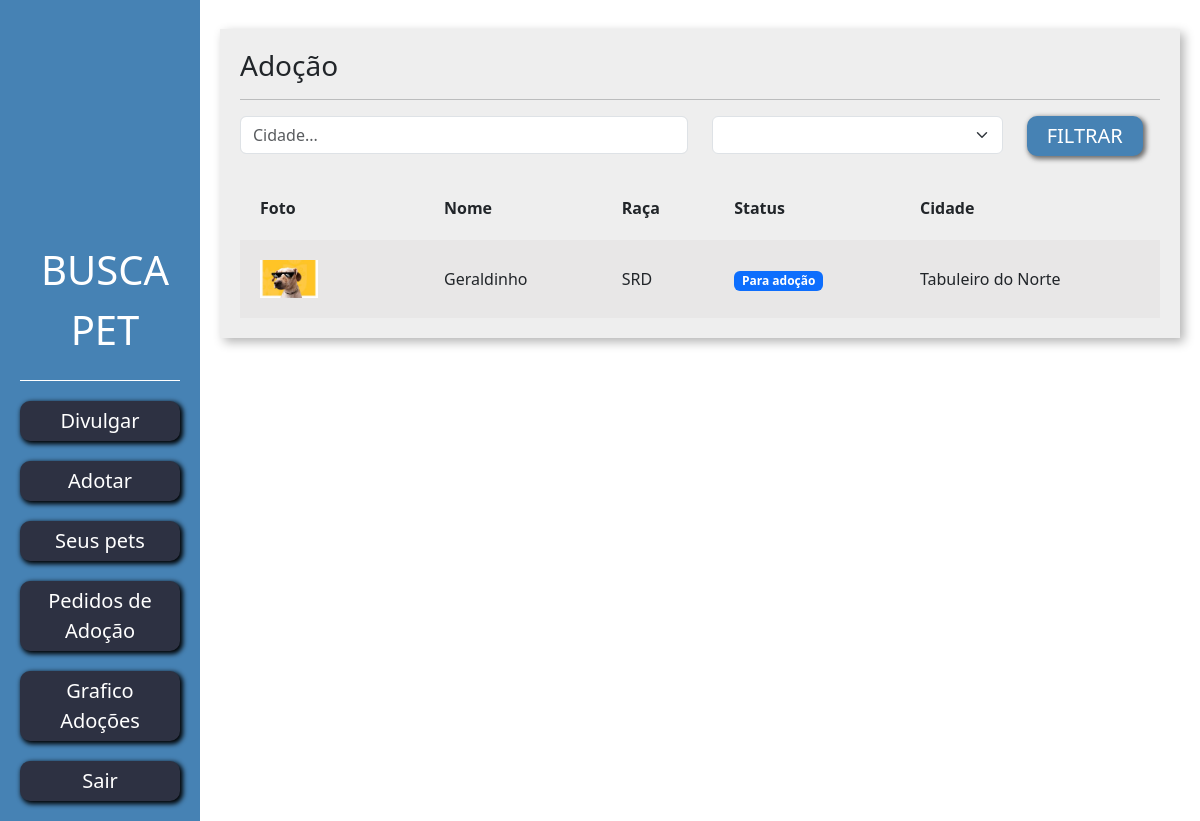
Screenshot of /adotar/ with the database file from the repository.
### divulgar/models.py (models this page shows, shortened)
class Pet(models.Model):
    choices_status = (('P', 'Para adoção'), ('A', 'Adotado'), ('E', 'Em adoção'))
    usuario = models.ForeignKey(User, on_delete=models.DO_NOTHING)
    foto = models.ImageField(upload_to="fotos_pets")
    nome = models.CharField(max_length=100)
    descricao = models.TextField()
    estado = models.CharField(max_length=50)
    cidade = models.CharField(max_length=50)
    telefone = models.CharField(max_length=16)
    tags = models.ManyToManyField(Tag)
    raca = models.ForeignKey(Raca, on_delete=models.DO_NOTHING)
    status = models.CharField(max_length=1, choices=choices_status, default='P')

class Raca(models.Model):
    raca = models.CharField(max_length=50)
    def __str__(self):
        return self.raca

### adotar/views.py (the view)
# urls.py: path('', views.listar_pets, name="listar_pets"),
def listar_pets(request):
    if request.method == "GET":
        pets = Pet.objects.filter(status="P")
        cidade = request.GET.get('cidade')
        raca_filter = request.GET.get('raca')
        if cidade:
            pets = pets.filter(cidade__icontains=cidade)
        if raca_filter:
            raca__id=raca_filter
        return render(request, 'listar_pets.html', {'pets': pets})

### adotar/templates/listar_pets.html (shortened to what this page needs)
{% load static %}
<!doctype html>
<html lang="pt-BR">
    <head>
    <link href="https://cdn.jsdelivr.net/npm/bootstrap@5.3.0-alpha1/dist/css/bootstrap.min.css" rel="stylesheet">
    <link href="{% static 'usuarios/css/cadastro.css' %}" rel="stylesheet">
    <link href="{% static 'divulgar/css/novo_pet.css' %}" rel="stylesheet">
    <link href="{% static 'divulgar/css/seus_pet.css' %}" rel="stylesheet">
    <link href="{% static 'adotar/css/listar_pets.css' %}" rel="stylesheet">
    </head>
    <body>
        <div class="container-fluid vh-100">
            <div class="row h-100">
                <div class="col-lg-2 col-md-4 col-sm-4 col-6 bg-side-plataforma sidebar d-flex flex-column">
                    <div class='header' style="display: flex; flex-direction: column; align-items: center;">
                        <lottie-player src="https://lottie.host/37ac0c6f-c033-48d4-8560-f8fc7dbd4d67/8jK52lH0Uc.json"
                            background="transparent"  speed="1" style="width: 200px; height: 200px;" loop autoplay>
                        </lottie-player>
                        <span class="font-logo">BUSCA PET</span>
                    </div>
                    <button class="btn-custom-primary" onclick="location.href='{% url 'novo_pet' %}'">Divulgar</button>
                    <button class="btn-custom-primary" onclick="location.href='{% url 'listar_pets' %}'">Adotar</button>
                    <button class="btn-custom-primary" onclick="location.href='{% url 'seus_pets' %}'">Seus pets</button>
                    <button class="btn-custom-primary" onclick="location.href='{% url 'ver_pedido_adocao' %}'">Pedidos de Adoção</button>
                    <button class="btn-custom-primary" onclick="location.href='{% url 'dashboard' %}'">Grafico Adoções</button>
                    <button class="btn-custom-primary" onclick="location.href='{% url 'sair' %}'">Sair</button>
                </div>
                <div class="col-md">
                    <div class="wrapper">
                        <div class="box width80">
                            <h3>Adoção</h3>
                            <hr>
                            <form action="{% url 'listar_pets' %}" method="GET">
                                <div class="row">
                                    <div class="col-md-6">
                                        <input type="text" placeholder="Cidade..." value="" name="cidade" class="form-control">
                                    </div>
                                    <div class="col-md-4">
                                        <select class="form-select" name="raca">
                                        </select>
                                    </div>
                                    <div class="col-md-2">
                                        <input type="submit" class="btn-custom-secondary" value="FILTRAR">
                                    </div>
                                </div>
                            </form>
                            <table class="tabela" cellpadding="20">
                                <tr>
                                    <th>Foto</th>
                                    <th>Nome</th>
                                    <th>Raça</th>
                                    <th>Status</th>
                                    <th>Cidade</th>
                                </tr>
                                {% for pet in pets%}
                                    <tr class="tabela-linha">
                                        <td width="20%">
                                            <a href="{% url 'ver_pet' pet.id %}"><img width="40%" src="{{pet.foto.url}}"></a>
                                        </td>
                                        <td>
                                            {{pet.nome}}
                                        </td>
                                        <td>
                                            {{pet.raca}}
                                        </td>
                                        <td>
                                            {% if pet.status == "P" %}
                                                <span class="badge text-bg-primary">Para adoção</span>
                                            {% elif pet.status == "A" %}
                                                <span class="badge text-bg-success">Adotado</span>
                                            {% endif%}
                                        </td>
                                        <td>
                                            {{pet.cidade}}
                                        </td>
                                    </tr>
                                {% endfor %}
                            </table>
                        </div>
                    </div>
                </div>
            </div>
        </div>
    </body>
</html>

### templates/static/usuarios/css/cadastro.css (style rules this page uses)
.header { border-bottom: 1px solid white; padding: 20px; }
.font-logo { margin-left: 10px; font-size: 40px; }
.btn-custom-primary { background-color: #2D3142; border: none; box-shadow: 2px 2px 5px 1px black; color: white; font-size: 20px; padding: 5px 20px 5px 20px; border-radius: 10px; margin-top: 20px; }

### templates/static/divulgar/css/novo_pet.css (style rules this page uses)
.sidebar { text-align: center; padding: 20px; }
.wrapper { margin-top: 3%; display: flex; flex-direction: row; justify-content: center; align-items: center; }
.box { padding:20px; width: 50vw; background: rgb(238, 238, 238); box-shadow: 4px 4px 10px rgba(0,0,0,.3); }

### templates/static/divulgar/css/seus_pet.css (style rules this page uses)
.width80 { width: 80vw; }
.tabela { width: 100%; margin-top: 20px; }
.tabela-linha { background-color: #e8e7e7; }

### templates/static/adotar/css/listar_pets.css (style rules this page uses)
.btn-custom-secondary { background-color: #4682B4; border: none; box-shadow: 2px 2px 5px 1px rgb(108, 108, 108); color: white; font-size: 20px; padding: 5px 20px 5px 20px; border-radius: 10px; }
.bg-side-plataforma { background-color: #4682B4; color: white; }

### rows the page displays
Pet: foto (picture), nome "Geraldinho", raca "SRD", status "Para adoção", cidade "Tabuleiro do Norte"
